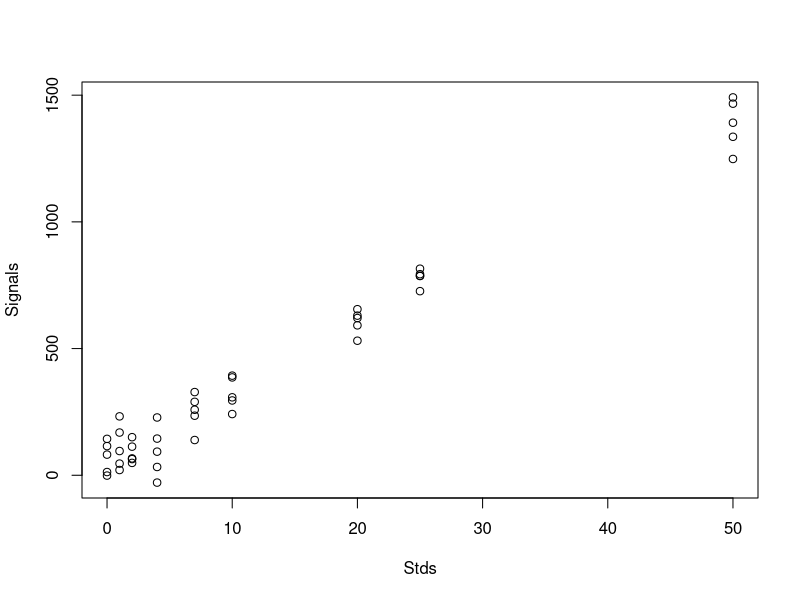
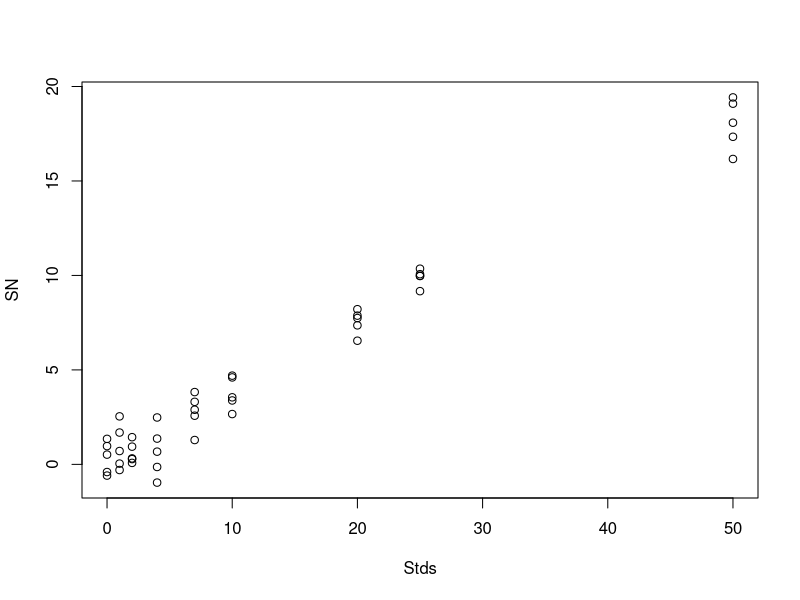
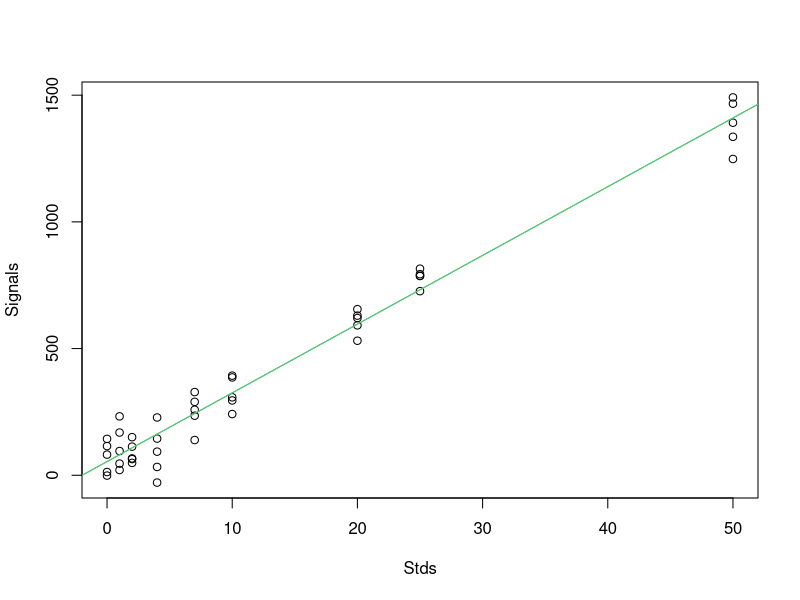

Write the R code that produced these figures, in order.
#  You will need to submit this script as part of the assignment.  Put your name/ID number below
# rename the script to: 
#  NAME:  Sabine Plummer       ID#: 40087050

# Clear all variables out of the R environment - good for cleaning-up BAD if you want to keep temporary calculations big data in memory etc...
rm(list=ls())
#_________________________________________ Setting general parameters for LR -------------------------

# STANDARDS
C_levels <- c(0,1,2,4,7,10,20,25,50) # concentration levels of the standards
Replicates <- 5 # number of replicates
Stds <-c()

# SIGNALS
Slope <-27.6
Intercept <- 43  ## ALWAYS MAKE POSITIVE AND ROUGHLY 1-5% OF MAX STD * SLOPE (50*27 = 1350)  otherwise bad things happen in WLS
p_known <- c(Intercept,Slope)  # setup the "known" parameters in matrix form 2 rows x 1 column

rm(Slope, Intercept) # don't need them anymore - remove

# ERROR/NOISE
Types_of_noise <- c("uniform","root-proportional","proportional")  # what types of noise are encountered?
Noise_type <-Types_of_noise[1] # the type of noise that will be in the calibration/sample data


print(paste("the type of noise added to the signals is:",Noise_type))
# DEFAULT RSD_at_max <-0.05
RSD_at_max <-0.05  # approx the RSD found on the highest calibration standard = sigma/signal(last std)

# prepare to use random numbers (for noise values) BUT setting the seed guarantees everyone gets same random sequence 
# DEFAULT set.seed(653)
set.seed(653) # force the random number generator to always produce the same sequence of numbers.  Allows everyone to generate the SAME noise values

rm(Types_of_noise)  # remove this now that we have selected one of the options - clean up
#-------------------------------------- ENd of parameter definitions ------------------------------


# ______________________________________ BUILD STANDARDS & SIGNALS  ___________________________________ 

for (lev in c(1:length(C_levels))) {  # create a vector with the standards concentrations, one for each replicate
  for (rep in c(1:Replicates)) {
    Stds<-c(Stds,C_levels[lev])
  }
}

rm(lev, rep)  # clean-up


# setup the standards in a matrix math compatible format 
Stds_array<-array(1,c(2,length(Stds)))  # create a matrix 2 x # of stds and fill with "1"
Stds_array[2, ]<-Stds # load in the standard concentrations into the 2nd row 
Stds_array<-t(Stds_array) # need to reorient this matrix  so we can use matrix math, t(X) is the transpose function


# now create a set of signals using the desired calibration function
Signals <- Stds_array%*%p_known  # in R this is a MATRIX multiplication: using just * is a point by point multiplication - not the same


# do we see the expected "perfect" calibration?  un comment to see
# plot(Stds,Signals)  #take a look - verify it is as expected.  This is the NOISE free "perfect" data

# -------------------------------------------- End of Stds and Signals -----------------------------

# _____________________________________________ PREPARE A SET OF NOISE TO ADD TO THE SIGNALS ________

# now add onto the "perfect signals" the expected noise
# choose between the possibilities as set above in the parameter area

# FOR EXERCISE 1  use "uniform" noise i.e. HOMOSCEDASTIC data


if (Noise_type =="uniform"){
  # the noise is uniform throughout ALL standards (Homoscedastic) and is set to RSD_at_max
  # create an "error" (or deviation or noise) to add to each of the signals later
  # the rnorm function generates a Normally distributed set of values at the specified mean (0) and SD
  Noise_vector <-rnorm(length(Stds),0,RSD_at_max*max(Signals))  # find the max signal, multiply by RSD and use this as the SD for the normal distribution 
  
  # ignore this for the moment - only needed for calculating the SN plot
  Noise_scalar<-(Signals/max(Signals))^0
  
  
  # since the noise is uniform we can calculate an %RSD and compare against expected - always check your data against expectations, It can help find errors
  print(paste("the observed RSD is:",round((sd(Noise_vector)/max(Signals)),digits = 5))) # the sd function is the sample standard deviation (Dof = N-1)
  print(paste("the expected RSD is:",RSD_at_max))
  # are they the same?? close enough?
  
  # if the type of noise is NOT "uniform" then....  We'll use these others for weighted regression
} else if (Noise_type =="root-proportional") {
  # first start off with a noise vector with uniform noise throughout and large enough to produce the expected %RSD on the maximum signal
  Noise_vector <-rnorm(length(Stds),0,RSD_at_max*max(Signals))  # find the max signal, multiply by RSD and use this as the SD for the normal distribution   
  # now modify the noise to be "root proportional" i.e. noise at std of interest = sqrt(Sig of interest/max sig) x noise
  Noise_scalar<-(Signals/max(Signals))^0.5 
  
  
  plot(Stds,Noise_scalar)  # take a look, it should go from small value to 1 in a root relationship
  # update the noise vector to now be root proportional
  Noise_vector <- Noise_vector*Noise_scalar # note, this is using the "regular" point by point multiplication - not matrix multiplication
  
  # if the type of noise is NOT "uniform" or "proportional" then.... 
} else  { #noise must be "proportional"
  # first start off with a noise vector with uniform noise throughout and large enough to produce the expected %RSD on the maximum signal
  Noise_vector <-rnorm(length(Stds),0,RSD_at_max*max(Signals))  # find the max signal, multiply by RSD and use this as the SD for the normal distribtion   
  # now modify the noise to be "proportional" i.e. noise at std of interest = (Sig of interest/max sig) x noise
  Noise_scalar <-(Signals/max(Signals)) 
  
  plot(Stds,Noise_scalar)  # take a look, it should go from small value to 1 in a proportional relationship
  # update the noise vector to now be proportional
  Noise_vector <- Noise_vector*Noise_scalar   
}
#----------------------------------- We now have a vector with JUST the noise in it ---------------------------

# _________________________________ Add the noise onto the signals to produce "realistic" signals __________

Signals <-Signals+Noise_vector
Signals<-Signals[ ,1]  # not sure why but "Signals" is in Data frame format and we'll need it as a simple vector

plot(Stds,Signals)  #take a look - verify it is as expected.


# Also very helpful to look at the (blank) signal/noise - high values tell you where you are obtaining your most trustworthy data
# When S/N = approx 3 is the DL

SN<-((Signals-p_known[1])/(Noise_scalar*RSD_at_max*max(Signals)))
plot(Stds,SN)

# --------------------------------- We now have some realistic signals for calibration ------------






# ___   EXERCISE 1: LR using OLS see slide 6  _________________________________________________

# let's solve for the parameters using simple matrix operations: a DIY experiment


# the "solve" function is equivalent to inverting a matrix i.e.(matrix)^-1
# the %*% is R's way of denoting a matrix multiplication
# t(X) produces the transpose of X

# DIY_LR_p = (X^T * X)^-1 * X^T * Y = p
#So the "do it yourself" LR is:

DIY_LR_p <-solve(t(Stds_array)%*%Stds_array)%*%t(Stds_array)%*%Signals

# should (assuming defaults) = 48.41316, 27.12816

# ---------------- Now you have your DIY parameters --------------------------


# Use R's built-in LR function "lm" or linear model

# the LR function needs to know the dependent vs. independent and the data frame holding the data
# here the dependent is "Stds" and the independent is "Signals" and I have assembled the data into a dataframee IN the second arguement

Rs_LR_p <- lm(Signals ~ Stds, data=data.frame(Stds,Signals))  # build linear regression model on full data
# Rs_LR_p contains all the raw output from the regression - some of it is useful "as is" some needs additional work

# R has a function (summary) that can extract/calculate some of the most commonly used parameters we need 

Compact_p<-summary(Rs_LR_p)  


# Take a look if you want
# print(Compact_p)  # output just SOME of the LR parameters



# _________ EXERCISE #2:  Compare and contrast see slide 7_____________________________________________________________


# COMPARE YOUR parameter RESULTS TO R's LR FUNCTION 
# Use the "print" and "paste" functions

# Change PO to TRUE to print-out the values on screen - make FALSE to silence the printing
PO <- FALSE

if (PO) {
  #EXPECTED VALUES
  print(paste("the EXPECTED intercept is:",round((p_known[1]),2)))
  print(paste("the EXPECTED slope is:",round((p_known[2]), digits = 2)))
  
  #WHAT YOU HAVE CALCULATED
  print(paste("the DIY calculated intercept is:",round((DIY_LR_p[1]), digits = 2)))
  print(paste("the DIY calculated slope is:",round((DIY_LR_p[2]), digits = 2)))
  
  #What R has calculated
  print(paste("R's calculated intercept is:",round((Rs_LR_p$coefficients[1]), digits = 2)))
  print(paste("R's calculated slope is:",round((Rs_LR_p$coefficients[2]), digits = 2)))
  
  
  #Calc the SD of the residuals found in lm (equivalent to the Sy or Sr)
  # Careful, what are the correct # of Degrees of Freedom?  Why not use  the built-in sd function??
  DIY_Sr <-(sum((Rs_LR_p$residuals)^2)/Rs_LR_p$df.residual)^.5
  # How does that compare to what we expect using the input noise? again, use the same DoF as previous (to permit a fair comparison)
  Expected_Sr <- (sum((Noise_vector)^2/43)^.5)
  # should equal 35.41002 if defaults used
  
  
  print(paste("CALCULATED Sr from regression residuals:",round((DIY_Sr), digits = 2)))
  print(paste("EXPECTED Sr INPUT noise:",round((Expected_Sr), digits = 2)))
  print(paste("R's reported Sr value:",round((Compact_p$sigma), digits = 2)))
  
  
  
  
  # make sure the regression residuals have a mean of 0 (or close to) - as expected!
  Mean_resid_close_to_0 <-sum(Noise_vector)
  
  # since we know the noise that we added onto the signal (our "input" residuals), do they have a mean = 0?
  Expected_resid <-sum(Rs_LR_p$residuals)
  
  print(paste("CALCULATED mean regression residual is:",round((Mean_resid_close_to_0), digits = 2)))
  print(paste("EXPECTED mean regression residual is:",round((Expected_resid), digits = 2)))
  
  
  
  
  rm(DIY_Sr, Expected_Sr,Mean_resid_close_to_0,Expected_resid)  # clean these up - don't use them anywhere below
  
  
  
}  # ending bracket for the "if" print statement

#  OKAY NOW THAT WE TRUST R TO COMPUTE A LINEAR REGRESSION - HOW ABOUT THE ERROR?


#_________EXERCISE 3  ERROR PROPIGATION   See slide 32 _________________________________________________________________

#                  SET UP A SAMPLE

Smpl_a_Sig <-c(915.2915, 941.3969, 939.0855, 984.2708, 952.9782)


Mean_a_Sig <- mean(Smpl_a_Sig)


Conc_a <- (Mean_a_Sig-Rs_LR_p$coefficients[1])/Rs_LR_p$coefficients[2]  # apply the calib eqn to calc the mean concentration 
Conc_a <-unname(Conc_a)  # unname strips off the residual names from the coefficients (could also have just used [[]] in previous line)



# ______________________________ Calc the "textbook" variance see slide 33________________________________________

# Var_unk_txtbk
# Calc the expected variance in the unknown using the "textbook" equation


Sr <- Compact_p$sigma
m <- Rs_LR_p$coefficients[2]
M <- length(Smpl_a_Sig)
N <- length(Stds)
ybar <- (Mean_a_Sig - (mean(Signals)))^2
Sxx <- sum((Stds_array[,2] - mean(Stds_array[,2]))^2)

Var_unk_text <- (Sr^2/m^2)*((1/M)+(1/N)+(ybar/((m^2)*Sxx)))
# should =  0.4225204 assuming defaults


#_________________________________ Calc the variance using the VCV matrix equation see slide 33__________________

#Var_unk_VCV
# Break this down into bite sized pieces

# Step 1: calc the derivative vector
df <- c(-1/m, -Conc_a/m)
Deriv_f <- array(df, c(2,1))
# should =  -0.03686206 -1.22047272


# Step 2: Now calc the VCV

VCV <- solve(t(Stds_array)%*%Stds_array)*(Sr^2)


# Step 3: caclulate the variance due to calibration alone

Var_calib <-Sr^2/M

# Step 4: calculate the total variance by adding the contributions from both
# also make the substitution for the sample variance (sigma_Yunk ^2) for the variance from the calibration (sigma_Y_calib^2/M)
# Careful: when looking at the slides recall N is the total number of standards measurements and M is the total number of unknown measurements
# Nearly all the texts and CHEM 312 notes use N for the unknowns and M for the standards - Sorry

Var_unk_VCV <- (1/m)^2 * Var_calib + (t(Deriv_f) %*% VCV %*% Deriv_f)

#______________________________________ Now calc the variance using the "algorithm" equation see slide 33__________________

#Var_unk_alg

# Calc the determinant of (X^t * X)
Det_Xs<- det(t(Stds_array)%*% Stds_array)
# should = 477350


Var_unk_algo <- (Sr^2/m^2)*((1/M)+(1/Det_Xs)*(sum(Stds_array[,2]^2)-2*Conc_a*sum(Stds_array[,2]^2)+N*Conc_a^2))



# _____________________________________________ Now compare all of your results to each other ___________________

# print-out the calculations of the variances using the print command similar to what was done above 

# uncomment and put in appropriate text/variables for the following: 

PO2 <- FALSE

if (PO2) {

print(paste("the textbook variance is:",(Var_unk_text)))
print(paste("the variance using the VCV matrix equation is:",(Var_unk_VCV)))
print(paste("the variance using the algorithm equation is:",(Var_unk_algo)))

# my algorithm equation doesn't pan out, but I can't find the issue... Most likely an error in the algo equation

}

#---------------------------------------------- XXX ---------------------------------------------------------



## ASSIGNMENT 1
## Extend the OLS equations to carry-out a WLS regression using matrix math to calculate the best fit parameters
## use R's lm function to carry-out the SAME WLS regression
## calculate the true concentration of the unknown (i.e. with a confidence interval - see CHEM 312 notes if needed)


#--------------------------------------------------  WLS - an extension to OLS ---------------------------

# YOu will need to adjust the OLS math from above to perform a WLS calculation
# you will also need to USE THE CORRECT TYPE OF weighting DEPENDING ON THE TYPE OF NOISE
# The possibilities are: "uniform","root-proportional","proportional"

# Here is something to try and think through
# Ideally we would use the actual variance at each measurement (signal) as the weighting factor (i.e. Wi = 1/sigma^2)
# BUT when we have replicates (such as here) we only have access to the sample variance so Wi = 1/SDi^2
# (in many instances we only have one measurement at each concentration so we don't even have the SD (no replicates, can't calc a SD) - oh dear!)
# BUT we have agreed that when we have a well behaved instrument the variances are
# variance = constant (use OLS) or
# variance = linear with concentration (the SD is "root-proportional" case), suggesting the use of Wi = 1/X or
# variance = scales with concentration^2 (the SD is "proportional" case), suggesting the use of Wi = 1/X^2

# in practice the noise (variance) is not just one or the other but really a mixture of all three
# the three cases above are really just about which of the three types of noise (variance) is dominant in the experiment that we are performing
# for example, and in practice, if the blank noise is dominant (and its a constant) then the noise overall is constant and OLS makes sense
# on the other hand if (at higher concentrations & signals) the noise on the (analyte) signal is dominant then the noise scales with the signal and we have the other two cases (WLS makes sense)

# As hinted at above, we often don't have access to the actual sigma but since we know that the sigma depends on the SD which depends on the signal which depends on the (concentration + blank)
# we can make the above substitutions (i.e. Wi = 1/sigmai^2 is replaced by Wi = 1/const (OLS) or 1/Xi (root) or 1/Xi^2 (proportional))

# If we make these substitutions it has implications for when X=0 i.e. the blanks, in the simple WLS case (Wi = 1/X or Wi = 1/X^2) the W at X=0 blows up - not good
# So in practice we can't really use 1/X or 1/X^2 as the weighting factors
# instead we recognize that the SD it tied to the signals (which is linear with X) so we use the expected signal instead of X
# I know, it's confusing but notice the signal doesn't go to 0 when x goes to zero, it goes to a constant (the intercept) and it (obviously) scales with the signal
# so In the real world (read calibration software) the appropriate thing to do is first run an OLS to obtain a first estimate of the regression equation parameters (m, b, Sr)
# then if OLS is used the Wi = 1/sigma^2 = 1/const =  1/Sr^2
# if WLS (root proportional) is used then Wi = 1/sigma^2 = 1/(sqrt(mx+b))^2 = 1/(mx+b)
# if WLS (proportional) is used Wi = 1/sigma^2 = 1/(mx+b)^2
# notice that none of these blow-up when x=0 (assuming of course that b is a reasonable, > 0 value which is the case with this synthetic data)
# Hmmmm... if only we knew the ideal values for mx+b we could easily build W


# okay, now start building the W vector/matrix

b <- p_known[1]
m <- p_known[2] 

if (Noise_type =="uniform"){
  W <- diag(length(Signals))
  print("Doing weighted regression with UNIFORM weights aka OLS")
  
} else if (Noise_type =="root-proportional") {
  # This is the situation where the commercial calibration software would say that it is using "1/X" weighting.
  # as discussed above, this runs into TROUBLE when x=0 (i.e. the blanks), instead we will weight using the best estimate of the signal
  # If this was "real" data (i.e. collected in the lab, with noise) then we would perform a preliminary OLS to obtain the LR_p and then calculate a predicted/expected set of signals
  W <- diag(x = 1/(Signals-b/m), length(Signals), length(Signals))
  
  print("Weighted regression, Weights = 1/variance and variance is proportional to the signal i.e. root proportional noise")
} else  { #noise must be "proportional"
  W <- diag(x = 1/(Signals-b/m)^2, length(Signals), length(Signals))
  print("Weighted regression with weights = 1/variance and variance is proportional to the signal^2 i.e. proportional noise")
}

# Careful here, we will be using a Weights vector/matrix with values proportional to the EXPECTED variance (i.e. uniform, root proportional or proportional)


DIY_WLS_p <- solve(t(Stds_array)%*%W%*%Stds_array)%*%t(Stds_array)%*%W%*%Signals  #<-- MODIFY ME (see above) TO INCLUDE WEIGHTING!



# ________________________________ COMPARE TO R's weighted LR ______________________________________________________

# Use R's built-in LR function "lm" or linear model BUT using weighted LR
# See the additional arguments you can pass lm - one is for weighting!!

# Same call as above  EXCEPT using a weights vector (1/variance) which can be extracted from the diagonal of the W matrix

# careful on the syntax - including the "weights" in the lm call requires including the "lm(other arguments, weights = ABC)"

Rs_WLR_p <- lm(Signals ~ Stds, data=data.frame(Stds,Signals), weights = diag(W))  # build linear regression model on full data, use the weights option
           
    
Compact_wp<-summary(Rs_WLR_p)  # R has a summary function that helps with calculating some useful summary statistics
# Take a look at all the parameters ,if you want,
# print(Compact_wp)  # output just SOME of the LR parameters

# but at least compare the slope/intercept
print(paste("DIY_slope and intercept are:", round(DIY_WLS_p,3)," and R finds:",round(Rs_WLR_p$coefficients,3)))

# __________________________________  SIMPLE PLOT OF CALIBRATION DATA AND THE OLS vs WLS lines_____________

plot(Stds,Signals)  #take a look - verify it is as expected.
abline(Rs_WLR_p,col=4)  # add a line extracting the coefficients from the lm output
abline(Rs_LR_p, col=3)

# _____________________________ CALCULATE THE ERROR ON A SAMPLE using the matrix approach _____________________________________
# Var_unk_wVCV
# Break this down into bite sized pieces

# Step 1: calc the derivative vector

df <- c(-1/Rs_WLR_p$coefficients[2], -Conc_a/Rs_WLR_p$coefficients[2])
Deriv_f <- array(df, c(2,1))

# Step 2: Now calc the weighted VCV

WVCV <- solve(t(Stds_array)%*%W%*%Stds_array)*(Compact_wp$sigma)^2

# Doing the manual multiplication out of: solve(t(Stds_array)%*%W%*%Stds_array)
# produces:
# [sum(WX^2) , -sum(WX)
#   -sum(WX)  , sum (W)] ALL divided by the Det

#where the Det = sum(W)*Sum(wX^2) - (sum(WX))^2

# THIS IS A DIRECT EXTENSION TO THE OLS CASE
# Be careful  (Compact_wp$sigma)^2  is the WEIGHTED variance (i.e. the weighted variance is uniform up/down the curve)
# weighted variance = sum(Wi*(Yi - (b0+b1Xi))^2)/(Dof = N-2)     Where N = # of stds measured, Wi, Xi and Yi are the ith value

#Let's prove this:
W_Var <- diag(W)*(Signals-(Rs_WLR_p$coefficients[1]+Rs_WLR_p$coefficients[2]*Stds))^2
W_Var <- sum(W_Var)/(N-2)
print(paste("manually calulated weighted variance is:",round(W_Var,3),", R's value is:",round((Compact_wp$sigma)^2,3) ))
# these should be the same!


### see: https://stats.stackexchange.com/questions/138938/correct-standard-errors-for-weighted-linear-regression


# Step 3: calculate the Weighted variance due to calibration alone

WVar_calib <-(t(Deriv_f) %*% WVCV %*% Deriv_f)

# Step 4: calculate the total variance by adding the contributions from both
# CAREFUL - the equation used above in the OLS case makes a critical simplification - the variance in measuring the unknown is the same as the variance
# from the calibration - this works when all measurements have the SAME variance (i.e. the uniform case) 

# Sadly we can't make the same substitution here but, it isn't too big a deal since it is easy to calculate the expected variance
# associated with measuring the unknown. - see slides!


Var_unk_wVCV <- (Compact_wp$sigma^2/(M*Rs_WLR_p$coefficients[2])^2)+ WVar_calib


#__________________________________ other stuff - do not forget _________________________________________________

#  You will need to calculate the unknown's confidence interval in the script above under OLS, and WLS (both cases)
# verify you have included your name / ID# IN the script file above
# verify you have prepared all the necessary plots and values and put them into your report/assignment (a Word document)

